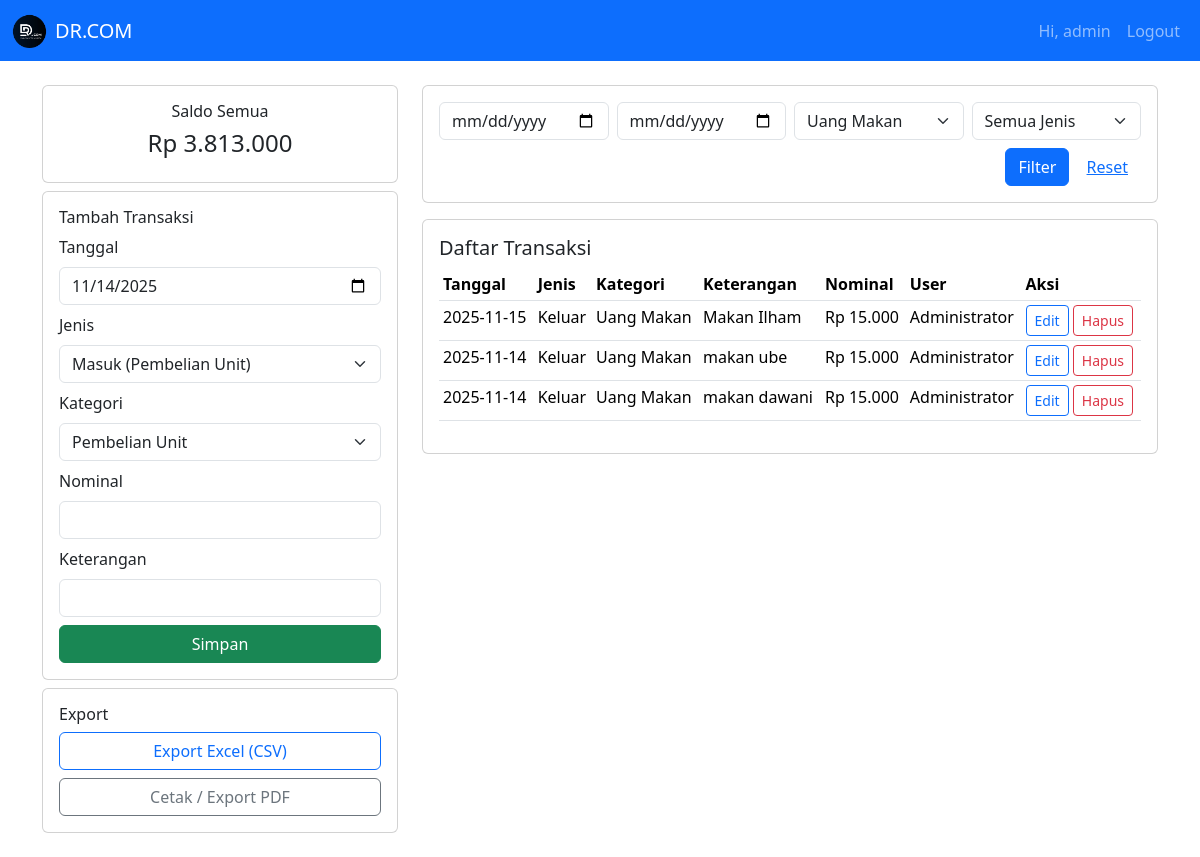
/home.php?kategori=makan (signed in), run on the app's committed database.
### tables this page shows
CREATE TABLE `transaksi` (
  `id` int NOT NULL AUTO_INCREMENT,
  `tanggal` date NOT NULL,
  `jenis` enum('masuk','keluar') NOT NULL,
  `kategori` varchar(100) NOT NULL,
  `keterangan` text,
  `nominal` int NOT NULL,
  `user_id` int DEFAULT NULL,
  `created_at` timestamp NULL DEFAULT CURRENT_TIMESTAMP,
  PRIMARY KEY (`id`),
  KEY `fk_user_transaksi` (`user_id`),
  CONSTRAINT `fk_user_transaksi`
      FOREIGN KEY (`user_id`) REFERENCES `users` (`id`)
      ON DELETE SET NULL ON UPDATE CASCADE
);

### koneksi.php (called while the page is built, shortened)
<?php
function e($str) {
    return htmlspecialchars($str, ENT_QUOTES, 'UTF-8');
}

### home.php (the view, shortened to what this page needs)
<?php
require 'koneksi.php';
$KATEGORI = [
    'pembelian_unit' => 'Pembelian Unit',
    'sparepart'      => 'Sparepart',
    'atk'            => 'ATK',
    'transport'      => 'Transport',
    'ekspedisi'      => 'Ekspedisi Manual',
    'ongkir'         => 'Ongkir Paket',
    'makan'          => 'Uang Makan',
    'servis'          => 'Dana Servis',
    'perlengkapan'          => 'Perlengkapan Toko'
];
$q_from     = $_GET['from'] ?? '';
$q_to       = $_GET['to'] ?? '';
$q_kategori = $_GET['kategori'] ?? '';
$q_jenis    = $_GET['jenis'] ?? '';
$where = [];
$params = [];
$types  = '';
if ($q_kategori) { $where[] = "kategori = ?";  $params[] = $q_kategori; $types .= 's'; }
$where_sql = count($where) ? "WHERE ".implode(" AND ", $where) : "";
$sql = "
    SELECT t.*, COALESCE(u.nama, u.username) AS user_name
    FROM transaksi t
    LEFT JOIN users u ON t.user_id = u.id
    $where_sql
    ORDER BY tanggal DESC
";
$stmt = $mysqli->prepare($sql);
if ($stmt) {
    if (count($params)) {
        $stmt->bind_param($types, ...$params);
    }
    $stmt->execute();
    $result = $stmt->get_result();
    $transactions = $result->fetch_all(MYSQLI_ASSOC);
} else {
    die("Query gagal: ".$mysqli->error);
}
$total_masuk  = (int) $mysqli->query("SELECT IFNULL(SUM(nominal),0) as t FROM transaksi WHERE jenis='masuk'")->fetch_assoc()['t'];
$total_keluar = (int) $mysqli->query("SELECT IFNULL(SUM(nominal),0) as t FROM transaksi WHERE jenis='keluar'")->fetch_assoc()['t'];
$saldo_all    = $total_masuk - $total_keluar;
?>
<!doctype html>
<html>
<head>
<link href="https://cdn.jsdelivr.net/npm/bootstrap@5.3.2/dist/css/bootstrap.min.css" rel="stylesheet">
</head>
<body>
<nav class="navbar navbar-expand-lg navbar-dark bg-primary">
  <div class="container-fluid">
    <a class="navbar-brand d-flex align-items-center" href="home.php">
        <img src="assets/drcom.png"
             alt="Logo DR.COM"
             style="height:35px; width:auto; margin-right:8px;">
        <span>DR.COM</span>
    </a>
    <div class="collapse navbar-collapse">
      <ul class="navbar-nav ms-auto">
        <li class="nav-item"><span class="nav-link">Hi, <?= e($_SESSION['user_name'] ?? ($_SESSION['username'] ?? 'Administrator')) ?></span></li>
        <li class="nav-item"><a class="nav-link" href="logout.php">Logout</a></li>
      </ul>
    </div>
  </div>
</nav>
<div class="container my-4">
  <div class="row mb-3">
    <div class="col-md-4">
      <div class="card mb-2">
        <div class="card-body text-center">
          <h6>Saldo Semua</h6>
          <h4>Rp <?= number_format($saldo_all,0,',','.') ?></h4>
        </div>
      </div>
      <div class="card">
        <div class="card-body">
          <h6>Tambah Transaksi</h6>
          <form method="post">
            <div class="mb-2"><label class="form-label">Tanggal</label>
              <input type="date" name="tanggal" class="form-control" value="<?= date('Y-m-d') ?>" required>
            </div>
            <div class="mb-2"><label class="form-label">Jenis</label>
              <select name="jenis" class="form-select" required>
                <option value="masuk">Masuk (Pembelian Unit)</option>
              </select>
            </div>
            <div class="mb-2"><label class="form-label">Kategori</label>
              <select name="kategori" class="form-select" required>
                <?php foreach ($KATEGORI as $k=>$v): ?>
                <option value="<?= e($k) ?>"><?= e($v) ?></option>
                <?php endforeach; ?>
              </select>
            </div>
            <div class="mb-2"><label class="form-label">Nominal</label>
              <input type="number" name="nominal" class="form-control" required>
            </div>
            <div class="mb-2"><label class="form-label">Keterangan</label>
              <input type="text" name="keterangan" class="form-control">
            </div>
            <div class="d-grid"><button class="btn btn-success">Simpan</button></div>
          </form>
        </div>
      </div>
      <div class="card mt-2">
        <div class="card-body">
          <h6>Export</h6>
          <a class="btn btn-outline-primary w-100 mb-2"
             href="export_excel.php?from=<?= e($q_from) ?>&to=<?= e($q_to) ?>&kategori=<?= e($q_kategori) ?>&jenis=<?= e($q_jenis) ?>">
            Export Excel (CSV)
          </a>
          <a class="btn btn-outline-secondary w-100"
             href="print.php?from=<?= e($q_from) ?>&to=<?= e($q_to) ?>&kategori=<?= e($q_kategori) ?>&jenis=<?= e($q_jenis) ?>"
             target="_blank">
            Cetak / Export PDF
          </a>
        </div>
      </div>
    </div>
    <div class="col-md-8">
      <div class="card mb-3">
        <div class="card-body">
          <form class="row g-2" method="get">
            <div class="col-md-3"><input type="date" name="from" class="form-control" value="<?= e($q_from) ?>"></div>
            <div class="col-md-3"><input type="date" name="to" class="form-control" value="<?= e($q_to) ?>"></div>
            <div class="col-md-3">
              <select name="kategori" class="form-select">
                <?php foreach ($KATEGORI as $k=>$v): ?>
                <option value="<?= e($k) ?>" <?= $q_kategori===$k ? 'selected':'' ?>><?= e($v) ?></option>
                <?php endforeach; ?>
              </select>
            </div>
            <div class="col-md-3">
              <select name="jenis" class="form-select">
                <option value="">Semua Jenis</option>
              </select>
            </div>
            <div class="col-12 text-end mt-2">
              <button class="btn btn-primary">Filter</button>
              <a class="btn btn-link" href="home.php">Reset</a>
            </div>
          </form>
        </div>
      </div>
      <div class="card">
        <div class="card-body">
          <h5>Daftar Transaksi</h5>
          <div class="table-responsive">
            <table class="table table-sm">
              <thead>
                <tr>
                  <th>Tanggal</th>
                  <th>Jenis</th>
                  <th>Kategori</th>
                  <th>Keterangan</th>
                  <th>Nominal</th>
                  <th>User</th>
                  <th>Aksi</th>
                </tr>
              </thead>
              <tbody>
                <?php if (count($transactions)): foreach ($transactions as $t): ?>
                <tr>
                  <td><?= e($t['tanggal']) ?></td>
                  <td><?= e(ucfirst($t['jenis'])) ?></td>
                  <td><?= e($KATEGORI[$t['kategori']] ?? $t['kategori']) ?></td>
                  <td><?= e($t['keterangan']) ?></td>
                  <td>Rp <?= number_format($t['nominal'],0,',','.') ?></td>
                  <td><?= e($t['user_name'] ?? ($t['username'] ?? '-')) ?></td>
                  <td>
                    <a href="edit.php?id=<?= $t['id'] ?>" class="btn btn-sm btn-outline-primary">Edit</a>
                    <form method="post" style="display:inline-block" onsubmit="return confirm('Hapus transaksi?')">
                      <button class="btn btn-sm btn-outline-danger">Hapus</button>
                    </form>
                  </td>
                </tr>
                <?php endforeach; else: ?>
                <tr><td colspan="7" class="text-center">Tidak ada transaksi</td></tr>
                <?php endif; ?>
              </tbody>
            </table>
          </div>
        </div>
      </div>
    </div>
  </div>
</div>
</body>
</html>

### data on the page
transaksi: tanggal "2025-11-15", jenis "Keluar", kategori "Uang Makan", keterangan "Makan Ilham", nominal "15.000", user_name "Administrator"
transaksi: tanggal "2025-11-14", jenis "Keluar", kategori "Uang Makan", keterangan "makan ube", nominal "15.000", user_name "Administrator"
transaksi: tanggal "2025-11-14", jenis "Keluar", kategori "Uang Makan", keterangan "makan dawani", nominal "15.000", user_name "Administrator"

### other printed values
$_SESSION['user_name'] "admin"
$saldo_all "3.813.000"
form field kategori "Pembelian Unit"
form field kategori "Uang Makan"
